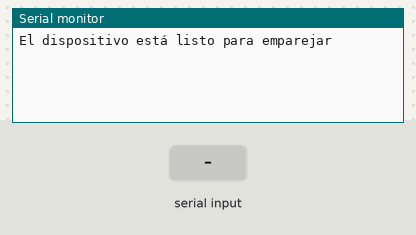
The sketch below on a simulated ESP32. Shown: the last lines printed to the serial monitor. The inputs (shaded band) are chosen by the test bench. Nothing arrives over Bluetooth unless stated.

Above: at 1.2 s.
1.3 s: "1" received over the second serial link
At 1.7 s:
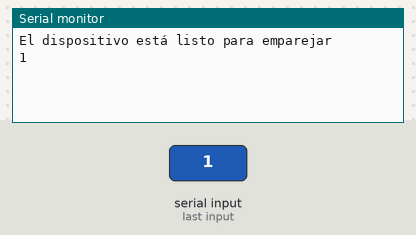
2.8 s: "0" received over the second serial link
At 4.0 s:
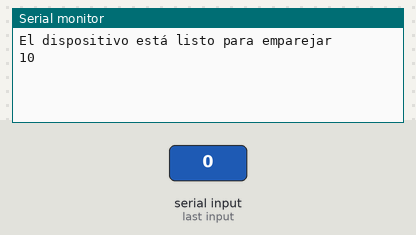

Measured:
- after the input at 1.3 s, the serial monitor: prints a new line at once (image 1)
- after the input at 2.8 s, the serial monitor: prints a new line at once (image 2)

The sketch:

P5_1.ino
```cpp
#include "BluetoothSerial.h"

#if !defined(CONFIG_BT_ENABLED) || !defined(CONFIG_BLUEDROID_ENABLED)
#error Bluetooth is not enabled! Please run `make menuconfig` to and enable it
#endif

#if !defined(CONFIG_BT_SPP_ENABLED)
#error Serial Bluetooth not available or not enabled. It is only available for the ESP32 chip.
#endif

//Definimos una instancia Bluetooth
BluetoothSerial SerialBT;

void setup() {
  Serial.begin(115200);
  SerialBT.begin("ESP32test"); //Indicamos el nombre con el que aparecerá el dispositivo para
                               //emparejarnos con el en el móvil
  Serial.println("El dispositivo está listo para emparejar");
}

void loop() {
  if (Serial.available()) {
    SerialBT.write(Serial.read()); //Si escribimos algo por el Serial lo mandamos por Bluetooth
  }
  if (SerialBT.available()) {
    Serial.write(SerialBT.read());//Si recibimos algo por Bluetooth lo mandamos por el Serial
  }
  delay(20);
}
```
